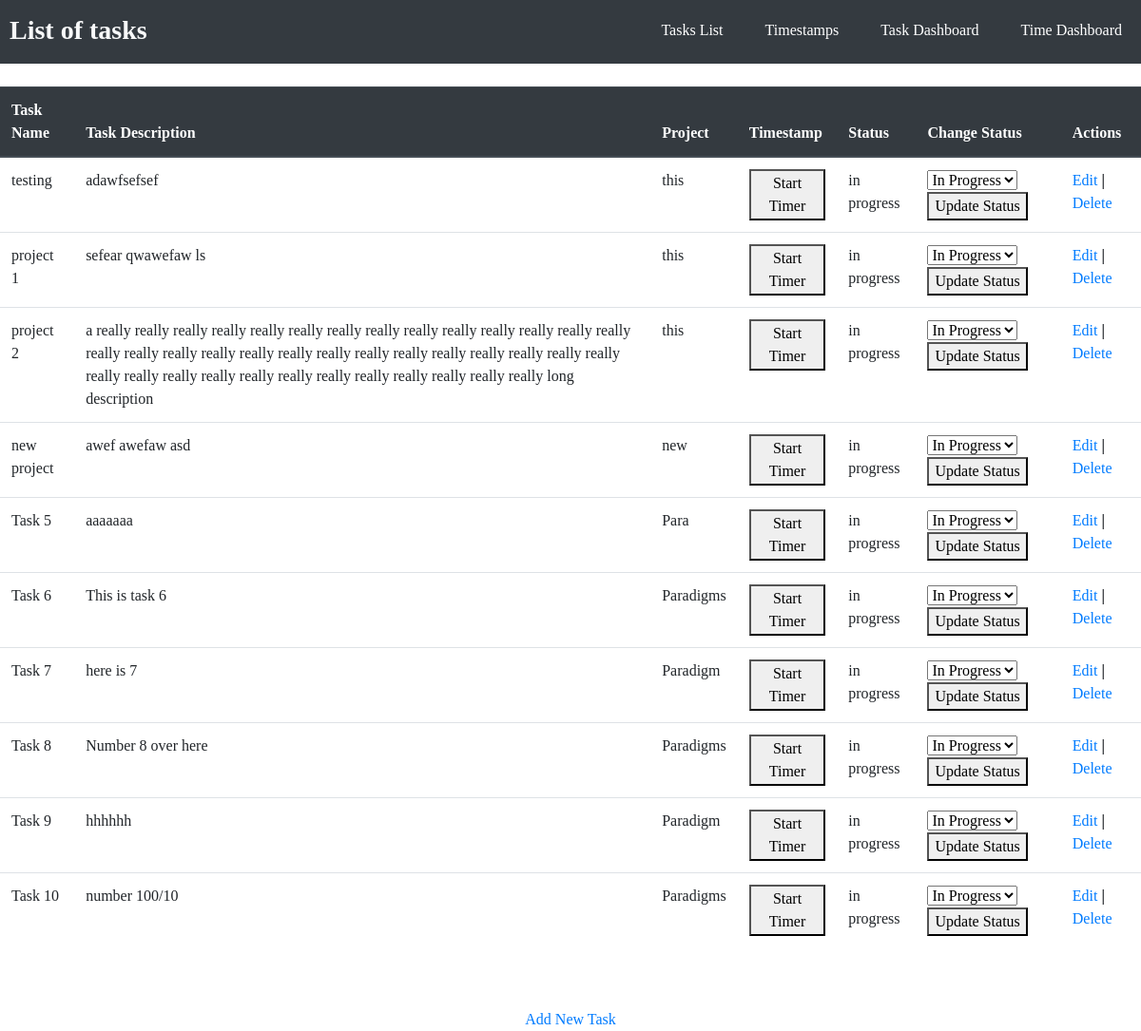
The app's page /show_tasks with its own data.
### tasks/models.py (models this page shows)
class Task(models.Model):
    task_name = models.CharField(max_length=100)
    task_description = models.TextField()
    timer_state = models.CharField(max_length=11, choices=TIMER_STATE, default='Start Timer') #Used to determine if the task should be tracking time to create a timestamp
    begin_time = models.DateTimeField(blank=True, null=True) #Needed to record start time of timestamps.
    project = models.CharField(max_length=100)
    status = models.CharField(max_length=11, choices=STATUSES, default='in progress')
    class Meta:
        db_table = "tasks"

### tasks/views.py (the view)
# urls.py: path('show_tasks', views.show_tasks),
def show_tasks(request):
    tasks = Task.objects.all()
    return render(request, "show_tasks.html", {'tasks':tasks})

### tasks/templates/show_tasks.html (shortened to what this page needs)
<!DOCTYPE html>
<head>
	<link rel="stylesheet" href="https://stackpath.bootstrapcdn.com/bootstrap/4.3.1/css/bootstrap.min.css">
</head>
<body>
<header>
	<div class="container_h">
		<h3 class="logo"><b>List of tasks</b></h3>
		<nav>
			<ul>
				<li><a href="/show_tasks">Tasks List</a></li>
				<li><a href="/show_timestamps">Timestamps</a></li>
				<li><a href="/show_task_dashboard">Task Dashboard</a></li>
				<li><a href="/show_time_dashboard">Time Dashboard</a></li>
			</ul>
		</nav>
	</div>
</header>
<br>
<table class="table">
    <thead class="thead-dark">
    <tr>
        <th>Task Name</th>
        <th>Task Description</th>
		<th>Project</th>
        <th>Timestamp</th>
        <th>Status</th>
		<th>Change Status</th>
        <th>Actions</th>
    </tr>
    </thead>
    <tbody>
{% for task in tasks %}
    <tr>
        <td>{{ task.task_name }}</td>
        <td>{{ task.task_description }}</td>
        <td>{{ task.project }}</td>
		<td>
			<form method="POST" action="/timestamp/{{task.id}}">
				<button type="submit">{{ task.timer_state }}</button>
			</form>
		</td>
        <td>{{ task.status }}</td>
		<td>
			<form method="POST" action="/status/{{task.id}}">
				<select id="id_status" name="status">
					<option value="in progress">In Progress</option>
				</select>
				<button type="submit">Update Status</button>
			</form>
		</td>
        <td>
            <a href="/edit_task/{{ task.id }}">Edit</a>
			<b> | </b>
            <a href="/delete_task/{{ task.id }}">Delete</a>
        </td>
    </tr>
{% endfor %}
    </tbody>
</table>
<br>
<br>
<center><a href="/add_task">Add New Task</a></center>
</body>
</html>

### tasks/templates/show_tasks.html (style rules this page uses)
html * { font-family: Verdana !important; }
header { background: #343a40; }
header::after { content: ''; display: table; clear: both; }
.logo { float: left; padding-top: 15px; margin-left: 10px; padding-bottom: 10px; border: none; }
nav { float: right; }
nav ul { margin: 0; padding: 0; list-style: none; }
nav li { color: #ffffff; display: inline-block; margin-left: 20px; margin-right: 20px; padding-top: 20px; position: relative; }
nav a { color: #ffffff; }
nav a::before { content: ''; display: block; height: 5px; background-color: #444; position: absolute; top: 0; width: 0%; transition: all ease-in-out 250ms; }
h3 { color: #f8f9fa; }

### records on screen
Task: task_name "testing", task_description "adawfsefsef", project "this", timer_state "Start Timer", status "in progress"
Task: task_name "project 1", task_description "sefear qwawefaw ls", project "this", timer_state "Start Timer", status "in progress"
Task: task_name "project 2", task_description "a really really really really really really really really really really really really really really really really really really really really really really really really really really really really really really really really really really really really really really really really long description", project "this", timer_state "Start Timer", status "in progress"
Task: task_name "new project", task_description "awef awefaw asd", project "new", timer_state "Start Timer", status "in progress"
Task: task_name "Task 5", task_description "aaaaaaa", project "Para", timer_state "Start Timer", status "in progress"
Task: task_name "Task 6", task_description "This is task 6", project "Paradigms", timer_state "Start Timer", status "in progress"
Task: task_name "Task 7", task_description "here is 7", project "Paradigm", timer_state "Start Timer", status "in progress"
Task: task_name "Task 8", task_description "Number 8 over here", project "Paradigms", timer_state "Start Timer", status "in progress"
Task: task_name "Task 9", task_description "hhhhhh", project "Paradigm", timer_state "Start Timer", status "in progress"
Task: task_name "Task 10", task_description "number 100/10", project "Paradigms", timer_state "Start Timer", status "in progress"
